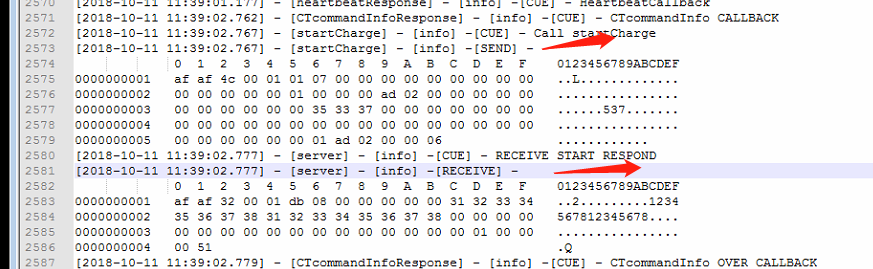
#> input picture image/1.png, 873 x 269 px
$ jupyter execute --allow-errors 'PIL numpy.ipynb'
#> lines starting #> are read from the running program, lines starting #| are printed output that depends on the picture
#> (a cell that did not finish here is left out)

[cell 2]
from PIL import Image

img=Image.open('1.png')
#> img is the input picture: PIL image 873x269 RGBA; mean R, G, B, A 232, 231.2, 232.2, 255
img.show()

[cell 3]
import matplotlib.pyplot as plt
import numpy as np
f = open('1.png', mode='rb')
x = np.fromfile(f, dtype=np.ubyte) #x = x[0:1920]
x = x[1920:3840] #x = x[3840:5760]
x = x.reshape(60,32) #print((x))
plt.imshow(x)
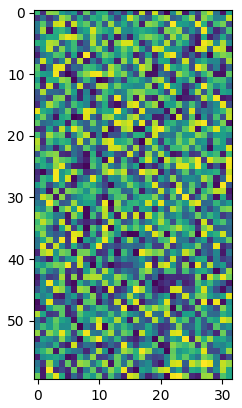
#> figure drawn by matplotlib, 1 panel

# 字节流 图片处理

[cell 4]
import io
from PIL import Image
import matplotlib.pyplot as plt
import cv2
import numpy as np
with open('1.png', mode='rb') as im:
    img=im.read()

#bstream #point**********
image=Image.open(io.BytesIO(img)) # 重点1 读取io流 重点2 转np
#cvim=cv2.imread(image)
data2=np.array(image)
#plt.imshow(image)
plt.imshow(image)

data1=cv2.imread("1.png")

print(type(data1),"=============",type(data2))
#| <class 'numpy.ndarray'> ============= <class 'numpy.ndarray'>

# 图片处理

[cell 5]
import io
from PIL import Image
import matplotlib.pyplot as plt
import cv2
import numpy as np
with open('1.png', mode='rb') as im:
    img=im.read()

#bstream #point**********
image=Image.open(io.BytesIO(img)) # 重点1 读取io流 重点2 转np

print(type(image.convert("L")))
#| <class 'PIL.Image.Image'>
plt.imshow(image.convert("L"))
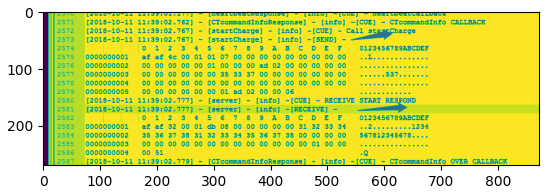
#> figure drawn by matplotlib, 1 panel

$ run again, with image/temp.jpg saved as image/1.png
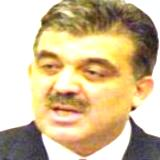
#> input picture image/temp.jpg, 160 x 160 px
#> img is the input picture: PIL image 160x160 RGB; mean R, G, B 208, 188, 150.3
#> `[cell 3] import matplotlib.pyplot as plt import numpy as np f = open('..`:
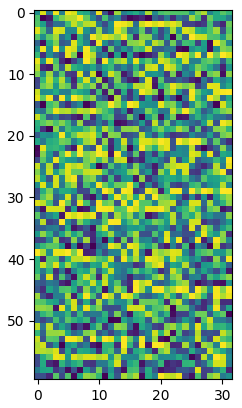
#> figure drawn by matplotlib, 1 panel
#| <class 'numpy.ndarray'> ============= <class 'numpy.ndarray'>
#| <class 'PIL.Image.Image'>
#> `[cell 5] import io from PIL import Image import matplotlib.pyplot as p..`:
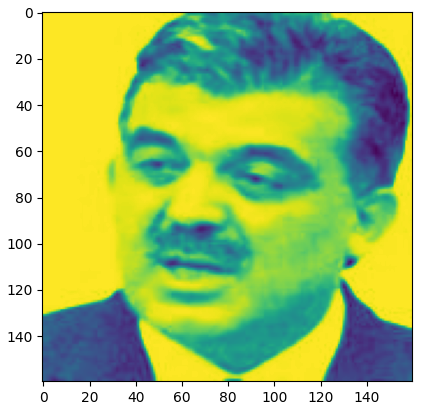
#> figure drawn by matplotlib, 1 panel
